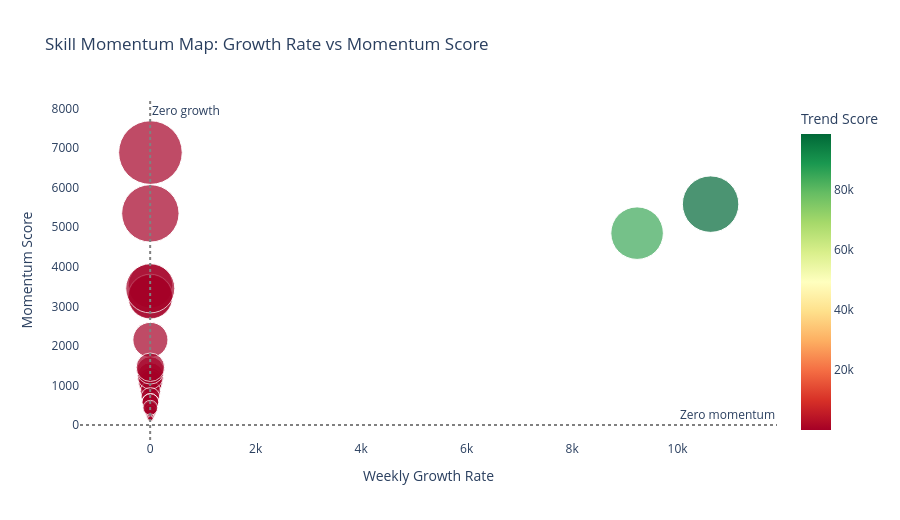

Write notebook code for a chart like this one.
### Markdown cell above
### 9.3 Skill Momentum Map

### Code cell
# Ensure recent_demand > 0 for bubble size (plotly requires positive values)
plot_df = skill_trends.copy()
plot_df["bubble_size"] = (plot_df["recent_demand"] - plot_df["recent_demand"].min() + 1)

fig = px.scatter(
    plot_df, x="growth_rate", y="momentum_score",
    size="bubble_size", color="trend_score",
    hover_name="skill_name",
    color_continuous_scale="RdYlGn",
    title="Skill Momentum Map: Growth Rate vs Momentum Score",
    labels={"growth_rate":"Weekly Growth Rate","momentum_score":"Momentum Score",
            "trend_score":"Trend Score"},
    size_max=45
)
fig.add_hline(y=0, line_dash="dot", line_color="gray", annotation_text="Zero momentum")
fig.add_vline(x=0, line_dash="dot", line_color="gray", annotation_text="Zero growth")
fig.update_layout(plot_bgcolor="white", height=520)
fig.show()

print("\nQuadrant Interpretation:")
print("   Q1 (top-right) : High growth + positive momentum → ACCELERATING")
print("   Q2 (top-left)  : Negative growth but recovering  → REBOUNDING")
print("   Q3 (bot-left)  : Negative growth + declining     → FADING")
print("   Q4 (bot-right) : High growth but slowing         → MATURING")

### Figure 1 — Plotly figure (JSON) as saved in the notebook; plotly's stock layout.template omitted (floating-point values rounded to 4 significant figures)
{"data": [{"hovertemplate": "<b>%{hovertext}</b><br><br>Weekly Growth Rate=%{x}<br>Momentum Score=%{y}<br>bubble_size=%{marker.size}<br>Trend Score=%{marker.color}<extra></extra>", "hovertext": ["Management", "Manufacturing", "Distribution", "Engineering", "Information Technology", "Customer Service", "Consulting", "Science", "Project Management", "Supply Chain", "Quality Assurance", "Strategy/Planning", "Finance", "Analyst", "Research", "Administrative", "Other", "Accounting/Auditing", "Sales", "Marketing", "Human Resources", "Education", "Writing/Editing", "Legal", "Training", "Advertising", "Public Relations", "Design", "Product Management", "Business Development", "Art/Creative", "Production", "Purchasing", "General Business", "Health Care Provider"], "legendgroup": "", "marker": {"color": [98510.0, 84300.0, 52.71, 51.43, 50.9, 49.07, 46.45, 45.6, 44.53, 42.83, 42.81, 42.47, 41.76, 41.21, 41.14, 40.64, 39.15, 37.77, 37.48, 36.79, 35.55, 35.47, 35.19, 35.02, 34.54, 34.53, 33.58, 33.16, 32.64, 32.24, 30.43, 30.31, 28.96, 23.44, 22.93], "coloraxis": "coloraxis", "size": [10400.0, 9007.0, 1.0, 6522.0, 13220.0, 1979.0, 1027.0, 218.4, 1820.0, 411.0, 708.1, 406.3, 4014.0, 1833.0, 1377.0, 2265.0, 6256.0, 2455.0, 10750.0, 2646.0, 1161.0, 930.9, 526.0, 932.3, 911.9, 130.0, 438.0, 931.7, 471.8, 6584.0, 623.7, 175.6, 94.0, 731.2, 7863.0], "sizemode": "area", "sizeref": 6.526, "symbol": "circle"}, "mode": "markers", "name": "", "orientation": "v", "showlegend": false, "type": "scatter", "x": [10630.0, 9232.0, 9.303, 5.457, 4.984, 5.998, 6.12, 7.075, 5.454, 6.235, 5.866, 6.182, 4.623, 5.018, 5.188, 4.82, 4.092, 4.405, 3.661, 4.24, 4.525, 4.642, 4.919, 4.567, 4.522, 5.467, 4.771, 4.309, 4.58, 3.28, 4.117, 4.651, 4.608, 3.021, 2.174], "xaxis": "x", "y": [5584.0, 4850.0, 124.4, 3522.0, 6888.0, 1130.0, 685.6, 248.3, 1059.0, 339.1, 482.7, 336.7, 2150.0, 1086.0, 850.7, 1239.0, 3246.0, 1378.0, 5350.0, 1459.0, 706.7, 576.1, 380.4, 573.3, 571.5, 188.4, 335.8, 578.2, 355.2, 3245.0, 417.6, 205.3, 163.8, 433.7, 3453.0], "yaxis": "y"}], "layout": {"annotations": [{"showarrow": false, "text": "Zero momentum", "x": 1, "xanchor": "right", "xref": "x domain", "y": 0, "yanchor": "bottom", "yref": "y"}, {"showarrow": false, "text": "Zero growth", "x": 0, "xanchor": "left", "xref": "x", "y": 1, "yanchor": "top", "yref": "y domain"}], "coloraxis": {"colorbar": {"title": {"text": "Trend Score"}}, "colorscale": [[0, "rgb(165,0,38)"], [0.1, "rgb(215,48,39)"], [0.2, "rgb(244,109,67)"], [0.3, "rgb(253,174,97)"], [0.4, "rgb(254,224,139)"], [0.5, "rgb(255,255,191)"], [0.6, "rgb(217,239,139)"], [0.7, "rgb(166,217,106)"], [0.8, "rgb(102,189,99)"], [0.9, "rgb(26,152,80)"], [1, "rgb(0,104,55)"]]}, "height": 520, "legend": {"itemsizing": "constant", "tracegroupgap": 0}, "plot_bgcolor": "white", "shapes": [{"line": {"color": "gray", "dash": "dot"}, "type": "line", "x0": 0, "x1": 1, "xref": "x domain", "y0": 0, "y1": 0, "yref": "y"}, {"line": {"color": "gray", "dash": "dot"}, "type": "line", "x0": 0, "x1": 0, "xref": "x", "y0": 0, "y1": 1, "yref": "y domain"}], "title": {"text": "Skill Momentum Map: Growth Rate vs Momentum Score"}, "xaxis": {"anchor": "y", "domain": [0, 1], "title": {"text": "Weekly Growth Rate"}}, "yaxis": {"anchor": "x", "domain": [0, 1], "title": {"text": "Momentum Score"}}}}
